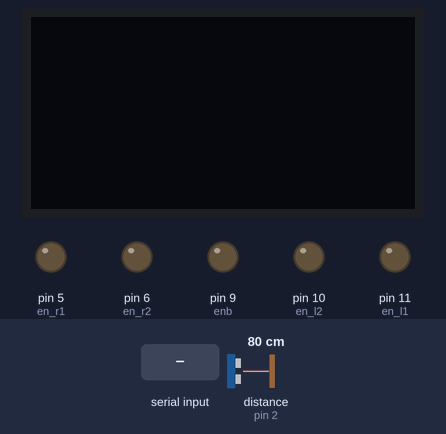
Simulated run of this sketch. Board: Arduino Uno, built with avr-gcc and run on an emulated ATmega328P. Parts: 128×64 one-colour display, output pins drawn as LEDs (lit = HIGH). Wiring (inferred from the names in the program): ultrasonic range finder: trigger pin 3; echo pin 2. Inputs (shaded band) come from the test bench; at power-on: distance to the obstacle (sensor on pin 2) 80 cm. The echo pulse lasts 58.3 µs per cm; pins used as bus, display or sensor lines are not drawn; what the sketch prints to the serial monitor is not drawn.

Above: at 1.2 s.
1.3 s: "F" received over the second serial link
At 1.9 s:
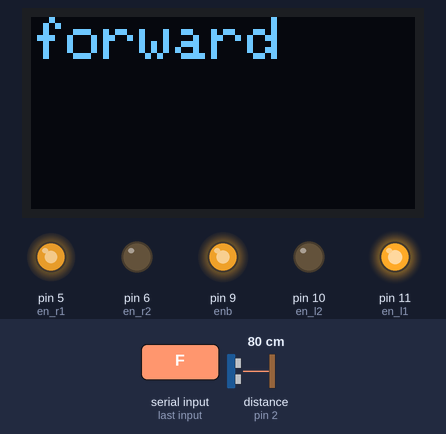
2.8 s: "L" received over the second serial link
At 4.0 s:
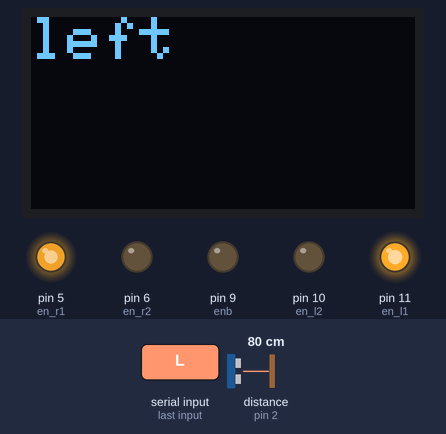
4.3 s: "R" received over the second serial link
At 5.5 s:
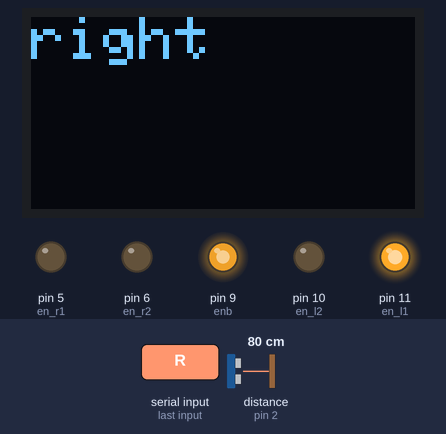
5.8 s: "S" received over the second serial link
At 6.6 s:
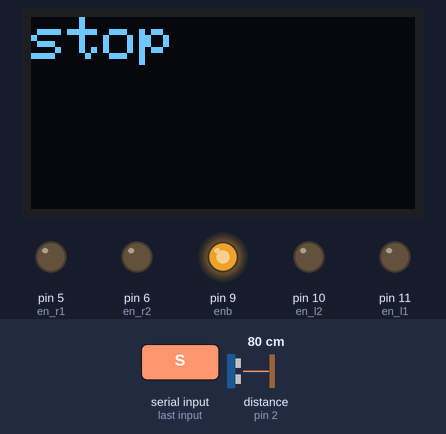
7.3 s: distance to the obstacle (sensor on pin 2) set to 12 cm
8.8 s: distance to the obstacle (sensor on pin 2) set to 9 cm
At 10.2 s:
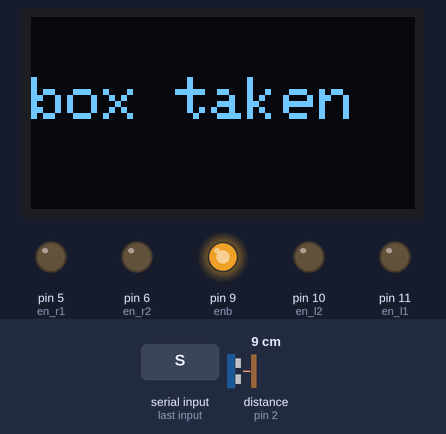
Timing chart, 0 to 11.3 s (numbered marks = the images above; inputs shaded):
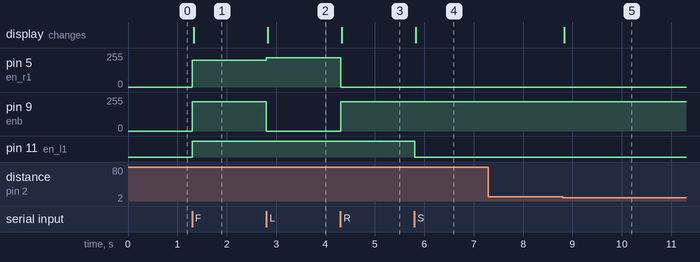

The sketch:

full_code.ino
```cpp
#include <Wire.h>                // For I2C
#include <SoftwareSerial.h>

char c;
SoftwareSerial BT (12,13);
#include <Adafruit_GFX.h>        // Graphics library
#include <Adafruit_SSD1306.h>    // OLED driver

#define SCREEN_WIDTH 128 // OLED width
#define SCREEN_HEIGHT 64 // OLED height

// Create display object
Adafruit_SSD1306 display(SCREEN_WIDTH, SCREEN_HEIGHT, &Wire, -1);

// Create display object
int enb = 9;
int en_l1 = 11;
int en_l2= 10;
int en_r1 = 5;
int en_r2 = 6;
int echo_1 = 2;
int trig_1 = 3;
long dis_f;

int dis;

void setup(){
  Serial.begin(9600);
  BT.begin(9600);
  pinMode(enb,OUTPUT);
  pinMode(en_l1,OUTPUT);
  pinMode(en_l2,OUTPUT);
  pinMode(en_r1,OUTPUT);
  pinMode(en_r2,OUTPUT);
   pinMode(echo_1, INPUT);
  pinMode(trig_1, OUTPUT);
  if (!display.begin(SSD1306_SWITCHCAPVCC, 0x3C)) {
    Serial.begin(9600);
    Serial.println(F("SSD1306 allocation failed"));
    for (;;); // Stop here if OLED not found
  }
}
void print_p(){
  if(dis<10){
     display.clearDisplay();              // Clear screen
  display.setTextSize(2);              // Text size
  display.setTextColor(SSD1306_WHITE); // White text
  display.setCursor(0, 20);
  // Start at top-left

  display.println("box taken");
  display.display();
  }
}
void get_dis(){
  digitalWrite(trig_1, LOW);
  delayMicroseconds(2);
  digitalWrite(trig_1, HIGH);
  delayMicroseconds(10);
  digitalWrite(trig_1, LOW);

  // Measure echo
  long dur = pulseIn(echo_1, HIGH, 30000); // timeout = 30 ms
    dis = (0.034 * dur) / 2;

    Serial.println(dis);
}
void forward(){
  analogWrite(enb,220);
  digitalWrite(en_l1,HIGH);
  digitalWrite(en_l2,LOW);
  analogWrite(en_r1,200);
  digitalWrite(en_r2, LOW);


}

void left(){
  analogWrite(enb,0);
  digitalWrite(en_l1,HIGH);
  digitalWrite(en_l2,LOW);
  analogWrite( en_r1,220);
  digitalWrite(en_r2,LOW);

}
void right(){
  analogWrite(enb,220);
  digitalWrite(en_l1,HIGH);
  digitalWrite(en_l2,LOW);
  analogWrite( en_r1,0);
  digitalWrite(en_r2,LOW);


}
void stop_m(){
  analogWrite (en_l1,0);
  digitalWrite(en_l2,LOW);
  analogWrite( en_r1,0);
  digitalWrite(en_r2,LOW);

}

void loop(){
  get_dis();
  print_p();
  if(BT.available()){
  c = BT.read();
  Serial.println(c);
  if (c == 'F')
  {
  forward();
   display.clearDisplay();              // Clear screen
  display.setTextSize(2);              // Text size
  display.setTextColor(SSD1306_WHITE); // White text
  display.setCursor(0, 0);

  display.println("forward");
  display.display(); }
  else if (c == 'L'){
  left();
  display.clearDisplay();              // Clear screen
  display.setTextSize(2);              // Text size
  display.setTextColor(SSD1306_WHITE); // White text
  display.setCursor(0, 0);

  display.println("left");
  display.display();}
  else if (c == 'R'){
  right();
  display.clearDisplay();              // Clear screen
  display.setTextSize(2);              // Text size
  display.setTextColor(SSD1306_WHITE); // White text
  display.setCursor(0, 0);

  display.println("right");
  display.display();   }
  else if (c == 'S'){
  stop_m();
  display.clearDisplay();              // Clear screen
  display.setTextSize(2);              // Text size
  display.setTextColor(SSD1306_WHITE); // White text
  display.setCursor(0, 0);

  display.println("stop");
  display.display();   }
  //if ((digitalRead(l_ir) == 0) && digitalRead(c_ir) == 1 && digitalRead(r_ir) == 0){
    //forward();
    //display.clearDisplay();            display.setTextSize(1);              display.setTextColor(SSD1306_WHITE); display.setCursor(0, 10);            display.println("forward"); display.display();}
  //else if (digitalRead(l_ir )== 1 && digitalRead(c_ir) == 1 && digitalRead(r_ir) == 0) {
   // slow();
    //left();

 // else if (digitalRead(l_ir) == 1 && digitalRead(c_ir) == 0 && digitalRead(r_ir) == 0){
    //slow();
    //left();

 // else if (digitalRead(l_ir) == 0 && digitalRead(c_ir) == 1 && digitalRead(r_ir) == 1){
   // slow();
   // right();
   // display.clearDisplay();              // Clear screen

  //}
  //else if (digitalRead(l_ir) == 0 && digitalRead(c_ir) == 0 && digitalRead(r_ir) == 1){
    //slow();
   // right();

  //}
 // else if (digitalRead(l_ir) == 1 && digitalRead(c_ir) == 1 && digitalRead(r_ir) == 1){
    //top_m();

    //Serial.println(dis);
   // if (dis<10 ){
      //if (C == 1){


 // else if (digitalRead(l_ir) == 0 && digitalRead(c_ir) == 0 && digitalRead(r_ir) == 0){
   // forward();
  }
  }
```

Measured:
- the behaviour switches between 11 and 10 cm on distance to the obstacle (sensor on pin 2) (found by bisection; images 4 and 5)
- after the input at 1.3 s, pin 5 (en_r1): 0/255 → 200/255 at once; pin 9 (enb): 0/255 → 220/255 at once; pin 11 (en_l1): LOW → HIGH at once; the display: changes at once (image 1)
- after the input at 2.8 s, pin 5 (en_r1): 200/255 → 220/255 at once; pin 9 (enb): 220/255 → 0/255 at once; the display: changes at once (image 2)
- after the input at 4.3 s, pin 5 (en_r1): 220/255 → 0/255 at once; pin 9 (enb): 0/255 → 220/255 at once; the display: changes at once (image 3)
- after the input at 5.8 s, pin 11 (en_l1): HIGH → LOW at once; the display: changes at once (image 4)
- after the input at 7.3 s, every drawn part: stays the same
- after the input at 8.8 s, the display: changes at once (image 5)
